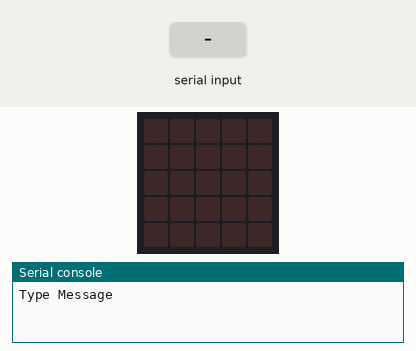
This program was run on a simulated BBC micro:bit running MicroPython. On the bench: the board's 5×5 LED display, the last lines printed to the serial console. The inputs (shaded band) are chosen by the test bench. No radio messages arrive unless stated (any console line starting 'radio sent:' is added by the test bench).

Above: at 1.2 s.
1.3 s: "1" typed at the serial console, then Enter
At 2.3 s:
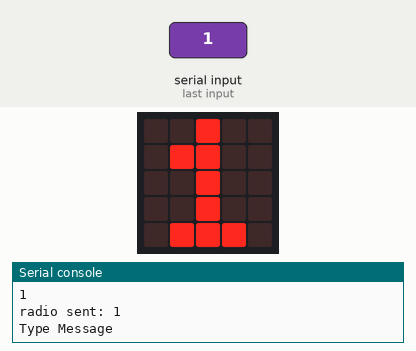
2.8 s: "0" typed at the serial console, then Enter
At 3.5 s:
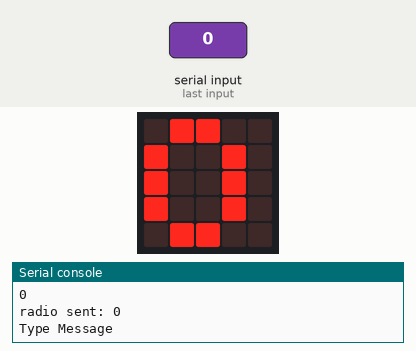
4.3 s: "2" typed at the serial console, then Enter
At 4.6 s:
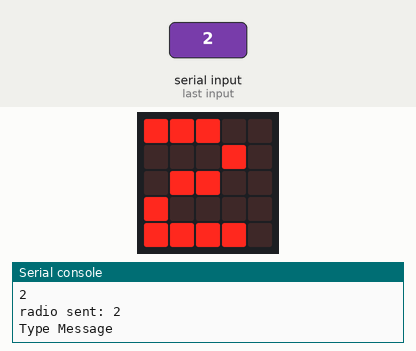
Timing chart, 0 to 7.3 s (numbered marks = the images above; inputs shaded):
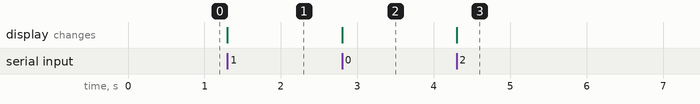

Measured:
- after the input at 1.3 s, the display: changes at once (image 1)
- after the input at 2.8 s, the display: changes at once (image 2)
- after the input at 4.3 s, the display: changes at once (image 3)

The program:

no2-send.py
```python
from microbit import *
import radio
radio.on()
radio.config(channel = 40)
radio.config(power=7)
msg = ""
l_msg = ""
while 1:
    print("Type Message ")
    msg = input()
    l_msg = list(msg)
    if msg != "":
        radio.send(msg)
        display.show(str(l_msg[0]))
    sleep(10)
```
